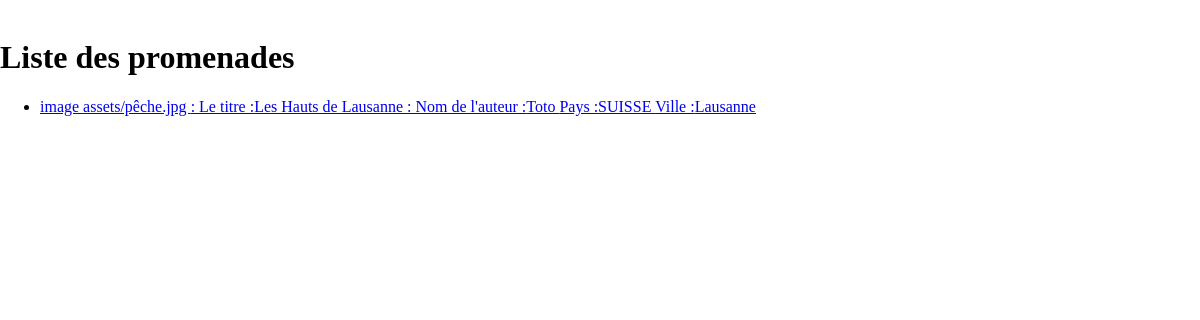
The page /www/afficherPromenade.php on the database as committed earlier.
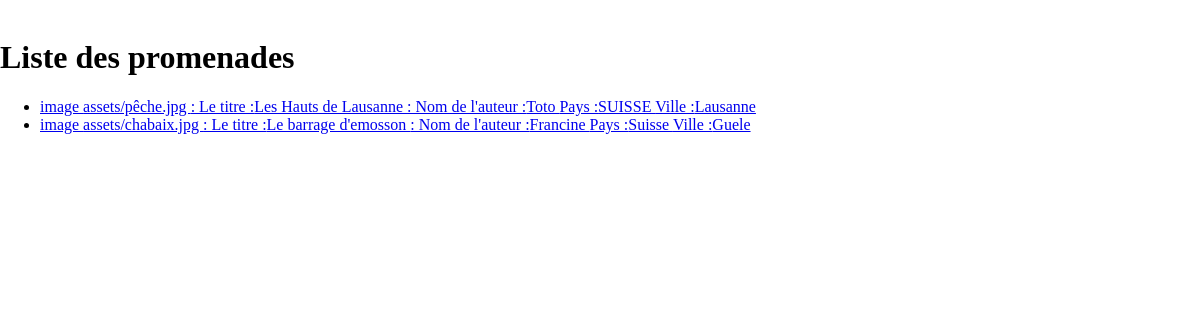
The same page on the database as committed later.
### tables this page shows
CREATE TABLE Promenades (
    id INT PRIMARY KEY AUTO_INCREMENT,
    auteur VARCHAR(200),
    date VARCHAR(10),
    pays VARCHAR(200),
    ville VARCHAR(200),
    case_postale VARCHAR(50),
    titre VARCHAR(100),
    image VARCHAR(200),
    depart VARCHAR(200),
    arrivée VARCHAR(200),
    description VARCHAR(255)
);

### www/database.php (called while the page is built, shortened)
<?php
require_once("classPromenade.php");
class Database{
    private $connexion;
    public function __construct(){
        $PARAM_hote="mariadb";
        $PARAM_nom_bd="Promensuisse";
        $PARAM_utilisateur="root";
        $PARAM_mot_passe="digital2019";
        try{
            $this->connexion = new PDO("mysql:dbname=" .$PARAM_nom_bd.";host=".$PARAM_hote,
                                $PARAM_utilisateur,
                                $PARAM_mot_passe);
        }catch (Exception $monException){
            echo "Erreur : ".$monException->getMessage()."<br/>";
            echo "Code : ".$monException->getCode();
        }
    }
    public function getAllPromenade(){
        $pdoStatement = $this->connexion->prepare(
            "SELECT image, titre, auteur, pays, ville FROM Promenades"
        );
        $pdoStatement->execute();
        $Promenade = $pdoStatement->fetchAll(PDO::FETCH_CLASS, "Promenades");
        return $Promenade;
    }
}
?>

### www/classPromenade.php (called while the page is built, shortened)
<?php
    class Promenades{
        private $id;
        private $auteur;
        private $pays;
        private $ville;
        private $titre;
        private $image;
        public function getId(){
        return $this->id;
        }
        public function getAuteur(){
            return $this->auteur;
        }
        public function getPays(){
            return $this->pays;
        }
        public function getVille(){
            return $this->ville;
        }
        public function getTitre(){
            return $this->titre;
        }
        public function getImage(){
            return $this->image;
        }
    }
?>

### www/afficherPromenade.php (the view, shortened to what this page needs)
<html>
    <head>
    </head>
</html>
<?php
require_once("database.php");
$database = new Database();
$listePromenade = $database->getAllPromenade();
?>
<html>
        <link rel="stylesheet" href="style.css">
    <body>
    <br>
    <h1>Liste des promenades</h1>
        <ul>
        <?php foreach($listePromenade as $listePromenade){ ?>
            <li>
            <?php   echo "<a href=afficher.php?id=".$listePromenade->getId().">";
            echo " image ".$listePromenade->getImage().
            " : Le titre :".$listePromenade->getTitre().
            " : Nom de l'auteur :".$listePromenade->getAuteur().
            " Pays :".$listePromenade->getPays().
            " Ville :".$listePromenade->getVille().
            "</a>";
            ?>
            </li>
            <?php } ?>
        </ul>
    </body>
</html>

### www/style.css (style rules this page uses)
body { margin:0; }

Rows that differ between the two databases and show on the page:
added promenades: image "assets/chabaix.jpg", titre "Le barrage d'emosson", auteur "Francine", pays "Suisse", ville "Guele"
